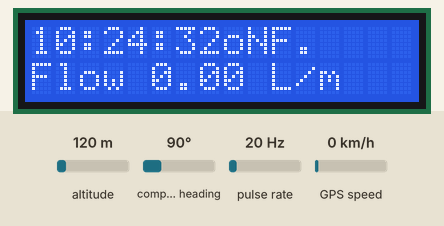
A sketch run on a simulated ESP32. Parts: 16×2 character LCD. Wiring (inferred from the names in the program): pulse sensor: data GPIO 13. The test bench sets the inputs (shaded band); at power-on: altitude 120 m, pulse rate 20 Hz, compass heading 90°, GPS speed 0 km/h. The local clock reads 2024-03-15 10:24:30 at power-on unless the sketch sets it; storage starts empty; the GPS gets a fix after 3 s at 37.7749, -122.4194 with 8 satellites; what the sketch prints to the serial monitor is not drawn.

Above: at 2.3 s.
2.4 s: altitude set to 20 m
At 5.8 s:
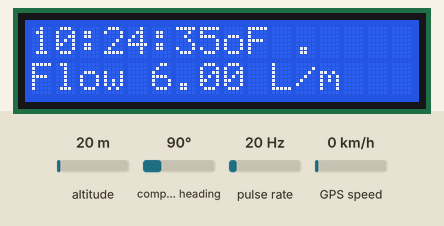
6.5 s: pulse rate (sensor on GPIO 13) set to 4 Hz
At 11.8 s:
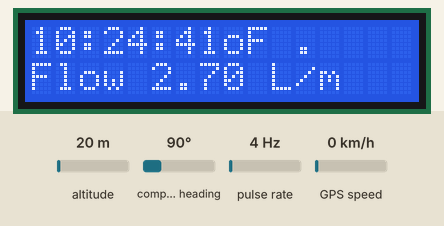
Timing chart, 0 to 13.3 s (numbered marks = the images above; inputs shaded):
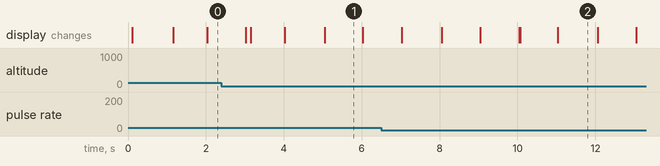

Measured:
- what the display in image 1 shows lasts 0.9 s, from 5.1 s to 6.0 s

The sketch:

lcd_rtc_fm_gps_sd.ino
```cpp
#include <Wire.h>
#include "RTClib.h"
#include <LiquidCrystal_I2C.h>
#include <TinyGPSPlus.h>
#include <SPI.h>
#include <SD.h>

// ================================
// RTC
// ================================
RTC_DS3231 rtc;
LiquidCrystal_I2C lcd(0x27, 16, 2);

// ================================
// SENSOR DE FLUJO
// ================================
const int flowPin = 13;
volatile unsigned long pulseCount = 0;

const float PULSES_PER_LITER = 200.0;
const unsigned long FLOW_INTERVAL = 5000;

float lastFlowLmin = 0.0;

void IRAM_ATTR pulseInterrupt() {
  pulseCount++;
}

void updateFlowRate() {
  static unsigned long previousMillis = 0;
  unsigned long currentMillis = millis();

  if (currentMillis - previousMillis >= FLOW_INTERVAL) {
    previousMillis = currentMillis;

    float liters = pulseCount / PULSES_PER_LITER;
    float flowLmin = liters * (60.0 / (FLOW_INTERVAL / 1000.0));

    pulseCount = 0;
    lastFlowLmin = flowLmin;

    Serial.print("Flujo: ");
    Serial.print(lastFlowLmin);
    Serial.println(" L/min");
  }
}

// ================================
// GPS
// ================================
HardwareSerial GPS_Serial(2);
#define GPS_RX 16
#define GPS_TX 17
#define GPS_BAUD 9600

TinyGPSPlus gps;

// ================================
// SD — MISMO ESTILO QUE TU EJEMPLO
// ================================
#define SD_MISO 19
#define SD_MOSI 23
#define SD_SCK  18
#define SD_CS   5

char todayFilename[20]; // "/20251117.csv"

// Funciones del ejemplo
void writeFile(fs::FS &fs, const char *path, const char *message) {
  File file = fs.open(path, FILE_WRITE);
  if (!file) {
    Serial.print("Failed to open file for writing: ");
    Serial.println(path);
    return;
  }
  if (!file.print(message)) {
    Serial.println("Write failed");
  }
  file.close();
}

void appendFile(fs::FS &fs, const char *path, const char *message) {
  File file = fs.open(path, FILE_APPEND);
  if (!file) {
    Serial.print("Failed to open file for appending: ");
    Serial.println(path);
    return;
  }
  if (!file.print(message)) {
    Serial.println("Append failed");
  }
  file.close();
}


// Genera nombre tipo "/20251117.csv"
void generateFilename(DateTime now) {
  snprintf(todayFilename, sizeof(todayFilename),
           "/%04d%02d%02d.csv",
           now.year(), now.month(), now.day());
}


// ================================
// SETUP
// ================================
void setup() {
  Serial.begin(115200);

  pinMode(flowPin, INPUT);
  attachInterrupt(digitalPinToInterrupt(flowPin), pulseInterrupt, FALLING);

  Wire.begin(21, 22);

  lcd.init();
  lcd.backlight();
  lcd.clear();
  lcd.print("Iniciando...");

  if (!rtc.begin()) {
    lcd.clear();
    lcd.print("RTC ERROR");
    while (1);
  }

  GPS_Serial.begin(GPS_BAUD, SERIAL_8N1, GPS_RX, GPS_TX);

  // SD INIT usando el estilo probado
  SPI.begin(SD_SCK, SD_MISO, SD_MOSI, SD_CS);

  if (!SD.begin(SD_CS)) {
    Serial.println("SD init FAIL");
    lcd.setCursor(0, 1);
    lcd.print("SD FAIL");
  } else {
    Serial.println("SD init OK");
    lcd.setCursor(0, 1);
    lcd.print("SD OK ");
  }

  delay(1000);
}


// ================================
// LOOP
// ================================
void loop() {

  // ====== GPS ======
  while (GPS_Serial.available() > 0) {
    gps.encode(GPS_Serial.read());
  }

  bool gpsFix = gps.location.isValid() && gps.location.age() < 2000;

  // ====== Flujo ======
  updateFlowRate();

  // ====== RTC ======
  DateTime now = rtc.now();
  char timeString[20];
  snprintf(timeString, sizeof(timeString),
           "%02d:%02d:%02d",
           now.hour(), now.minute(), now.second());

  // LCD
  lcd.setCursor(0, 0);
  lcd.print(timeString);

  lcd.setCursor(9, 0);
  lcd.print(gpsFix ? "F " : "NF");

  lcd.setCursor(0, 1);
  lcd.print("Flow ");
  lcd.print(lastFlowLmin, 2);
  lcd.print(" L/m ");

  // =============== GUARDADO 3 Hz ===============
  static unsigned long lastSave = 0;

  if (millis() - lastSave >= 333) {
    lastSave = millis();

    // Nombre del archivo
    generateFilename(now);

    // Crear archivo si no existe
    if (!SD.exists(todayFilename)) {
      Serial.print("Creando archivo nuevo: ");
      Serial.println(todayFilename);
      writeFile(SD, todayFilename, "fecha,hora,flow,lat,lon,fix\n");
    }

    // Preparar la línea a escribir
    char line[120];
    snprintf(line, sizeof(line),
             "%04d-%02d-%02d,%s,%.3f,%.6f,%.6f,%d\n",
             now.year(), now.month(), now.day(),
             timeString,
             lastFlowLmin,
             gpsFix ? gps.location.lat() : 0.0,
             gpsFix ? gps.location.lng() : 0.0,
             gpsFix ? 1 : 0);

    // Guardar
    appendFile(SD, todayFilename, line);

    Serial.print("Guardado → ");
    Serial.println(line);
  }

  delay(5);
}
```
